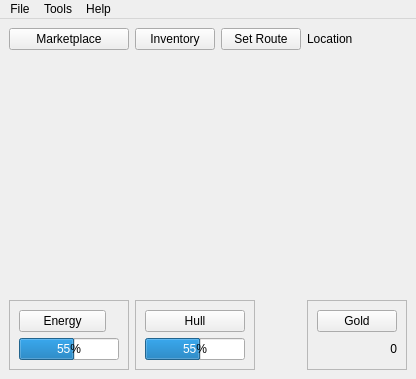
<?xml version="1.0" encoding="UTF-8"?>
<ui version="4.0">
 <class>MainGame</class>
 <widget class="QMainWindow" name="MainGame">
  <property name="geometry">
   <rect>
    <x>0</x>
    <y>0</y>
    <width>401</width>
    <height>379</height>
   </rect>
  </property>
  <property name="windowTitle">
   <string>MainWindow</string>
  </property>
  <widget class="QWidget" name="centralwidget">
   <layout class="QGridLayout" name="gridLayout">
    <item row="0" column="0">
     <widget class="QPushButton" name="BTMarketPlace">
      <property name="text">
       <string>Marketplace</string>
      </property>
     </widget>
    </item>
    <item row="0" column="1">
     <widget class="QPushButton" name="BTInventory">
      <property name="text">
       <string>Inventory</string>
      </property>
     </widget>
    </item>
    <item row="0" column="2">
     <widget class="QPushButton" name="BTSetRoute">
      <property name="text">
       <string>Set Route</string>
      </property>
     </widget>
    </item>
    <item row="0" column="3">
     <widget class="QLabel" name="LBLocation">
      <property name="text">
       <string>Location</string>
      </property>
     </widget>
    </item>
    <item row="2" column="0">
     <widget class="QFrame" name="EnergyFrame">
      <property name="maximumSize">
       <size>
        <width>120</width>
        <height>70</height>
       </size>
      </property>
      <property name="frameShape">
       <enum>QFrame::StyledPanel</enum>
      </property>
      <property name="frameShadow">
       <enum>QFrame::Raised</enum>
      </property>
      <layout class="QVBoxLayout" name="verticalLayout_3">
       <item>
        <widget class="QPushButton" name="BTEnergy">
         <property name="maximumSize">
          <size>
           <width>87</width>
           <height>16777215</height>
          </size>
         </property>
         <property name="toolTip">
          <string>&lt;html&gt;&lt;head/&gt;&lt;body&gt;&lt;p&gt;Click for detailed information about fuel.&lt;/p&gt;&lt;/body&gt;&lt;/html&gt;</string>
         </property>
         <property name="toolTipDuration">
          <number>-1</number>
         </property>
         <property name="styleSheet">
          <string notr="true"/>
         </property>
         <property name="text">
          <string>Energy</string>
         </property>
        </widget>
       </item>
       <item>
        <widget class="QProgressBar" name="BAREnergy">
         <property name="minimumSize">
          <size>
           <width>100</width>
           <height>0</height>
          </size>
         </property>
         <property name="maximumSize">
          <size>
           <width>100</width>
           <height>16777215</height>
          </size>
         </property>
         <property name="cursor">
          <cursorShape>ArrowCursor</cursorShape>
         </property>
         <property name="styleSheet">
          <string notr="true">text-align: center;</string>
         </property>
         <property name="value">
          <number>55</number>
         </property>
        </widget>
       </item>
      </layout>
     </widget>
    </item>
    <item row="2" column="1" colspan="2">
     <widget class="QFrame" name="frame_2">
      <property name="maximumSize">
       <size>
        <width>120</width>
        <height>150</height>
       </size>
      </property>
      <property name="frameShape">
       <enum>QFrame::StyledPanel</enum>
      </property>
      <property name="frameShadow">
       <enum>QFrame::Raised</enum>
      </property>
      <layout class="QVBoxLayout" name="verticalLayout_2">
       <item>
        <widget class="QPushButton" name="BTHull">
         <property name="text">
          <string>Hull</string>
         </property>
        </widget>
       </item>
       <item>
        <widget class="QProgressBar" name="BARHull">
         <property name="minimumSize">
          <size>
           <width>100</width>
           <height>0</height>
          </size>
         </property>
         <property name="maximumSize">
          <size>
           <width>100</width>
           <height>16777215</height>
          </size>
         </property>
         <property name="cursor">
          <cursorShape>ArrowCursor</cursorShape>
         </property>
         <property name="styleSheet">
          <string notr="true">text-align: center;</string>
         </property>
         <property name="value">
          <number>55</number>
         </property>
        </widget>
       </item>
      </layout>
     </widget>
    </item>
    <item row="2" column="3">
     <widget class="QFrame" name="frame">
      <property name="frameShape">
       <enum>QFrame::StyledPanel</enum>
      </property>
      <property name="frameShadow">
       <enum>QFrame::Raised</enum>
      </property>
      <layout class="QVBoxLayout" name="verticalLayout">
       <item>
        <widget class="QPushButton" name="BTGold">
         <property name="text">
          <string>Gold</string>
         </property>
        </widget>
       </item>
       <item>
        <widget class="QLabel" name="LBGold">
         <property name="text">
          <string>0</string>
         </property>
         <property name="alignment">
          <set>Qt::AlignRight|Qt::AlignTrailing|Qt::AlignVCenter</set>
         </property>
        </widget>
       </item>
      </layout>
     </widget>
    </item>
    <item row="1" column="0" colspan="4">
     <widget class="QLabel" name="Graphics">
      <property name="text">
       <string/>
      </property>
      <property name="pixmap">
       <pixmap resource="res.qrc">:/pics/phgfx.jpg</pixmap>
      </property>
     </widget>
    </item>
   </layout>
  </widget>
  <widget class="QMenuBar" name="menubar">
   <property name="geometry">
    <rect>
     <x>0</x>
     <y>0</y>
     <width>401</width>
     <height>21</height>
    </rect>
   </property>
   <widget class="QMenu" name="menuFile">
    <property name="title">
     <string>File</string>
    </property>
    <addaction name="actionSave"/>
    <addaction name="actionLoad"/>
    <addaction name="actionQuit"/>
   </widget>
   <widget class="QMenu" name="menuTools">
    <property name="title">
     <string>Tools</string>
    </property>
    <addaction name="actionSettings"/>
    <addaction name="actionQuests"/>
    <addaction name="actionAchievements"/>
   </widget>
   <widget class="QMenu" name="menuHelp">
    <property name="title">
     <string>Help</string>
    </property>
    <addaction name="actionQuick_Tutorial"/>
    <addaction name="actionContact_the_Developer"/>
    <addaction name="actionChangelog"/>
    <addaction name="actionDonate"/>
   </widget>
   <addaction name="menuFile"/>
   <addaction name="menuTools"/>
   <addaction name="menuHelp"/>
  </widget>
  <action name="actionSettings">
   <property name="text">
    <string>Settings</string>
   </property>
  </action>
  <action name="actionSave">
   <property name="text">
    <string>Save</string>
   </property>
  </action>
  <action name="actionLoad">
   <property name="text">
    <string>Load</string>
   </property>
  </action>
  <action name="actionQuit">
   <property name="text">
    <string>Quit</string>
   </property>
  </action>
  <action name="actionAbout">
   <property name="text">
    <string>About</string>
   </property>
  </action>
  <action name="actionQuests">
   <property name="text">
    <string>Quests</string>
   </property>
  </action>
  <action name="actionAchievements">
   <property name="text">
    <string>Achievements</string>
   </property>
  </action>
  <action name="actionQuick_Tutorial">
   <property name="text">
    <string>Quick Tutorial</string>
   </property>
  </action>
  <action name="actionContact_the_Developer">
   <property name="text">
    <string>Contact the Developer</string>
   </property>
  </action>
  <action name="actionChangelog">
   <property name="text">
    <string>Changelog</string>
   </property>
  </action>
  <action name="actionDonate">
   <property name="text">
    <string>Donate</string>
   </property>
  </action>
 </widget>
 <resources>
  <include location="res.qrc"/>
 </resources>
 <connections/>
</ui>
